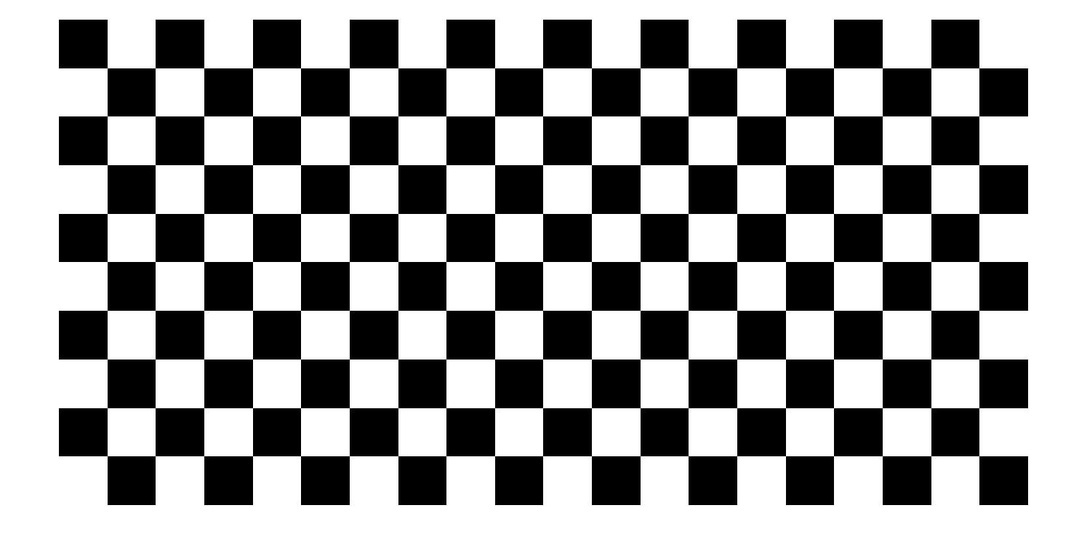
%> input picture week 5/checkerboard.jpg, 1087 x 548 px, shrunk from 1495 x 753 before the run
$ octave 'Tutorial 5 my Solution.m'   (GNU Octave 9; MATLAB toolbox functions it lacks are replaced by stand-ins)
%> lines starting %> are read from the running program, lines starting %| are printed output that depends on the picture
% question 1
%q1.1 detect harris corner
I =imread('checkerboard.jpg');
%> I is the input picture: size 548x1087x3 uint8; min 0, max 255, mean 154.3
I = rgb2gray(I);
%> I: size 548x1087 uint8
cornerPoints = detectHarrisFeatures(I)
%> cornerPoints = 229 points; strongest (x, y): (302, 263), (253, 263), (786, 263), (834, 263), (786, 215)
imshow(I);
hold on
plot(cornerPoints)

%% q1.2 Detect corner from harris corner example
I =imread('harris_corners_example.jpg');
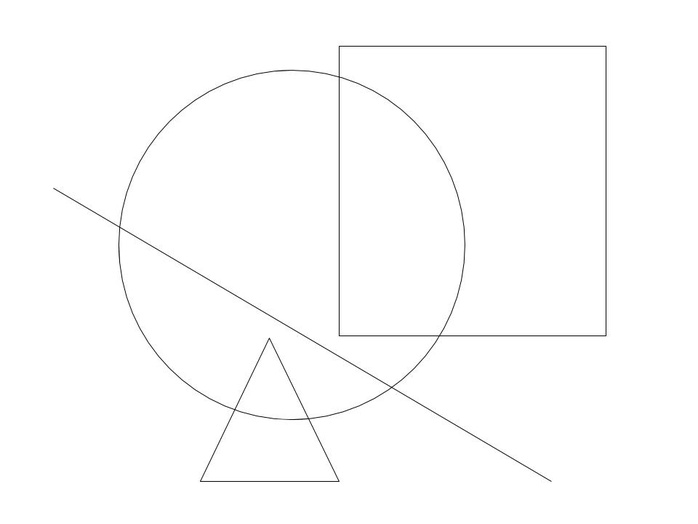
%> input picture week 5/harris_corners_example.jpg, 698 x 524 px, shrunk from 960 x 720 before the run
%> I is the input picture: size 524x698x3 uint8; min 18, max 255, mean 253
I = rgb2gray(I);
%> I: size 524x698 uint8
cornerPoints = detectHarrisFeatures(I,'MinQuality', 0.2) % this is kinda to set the intensity of edges detection
%> cornerPoints = 11 points; strongest (x, y): (392, 388), (235, 410), (270, 340), (338, 481), (202, 481)
imshow(I);
hold on
plot(cornerPoints)
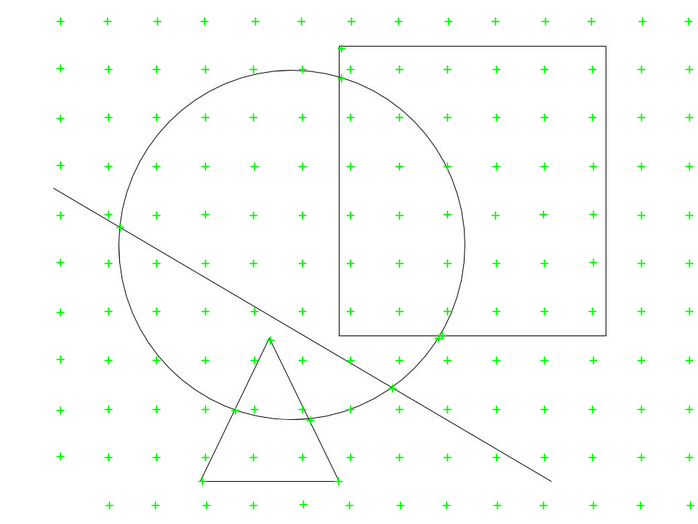
%> figure redrawn from the program's plot data
%% Surf Feature Extration and Matching
clc
clear all
clf
l1gs =imread('roofs1.jpg');
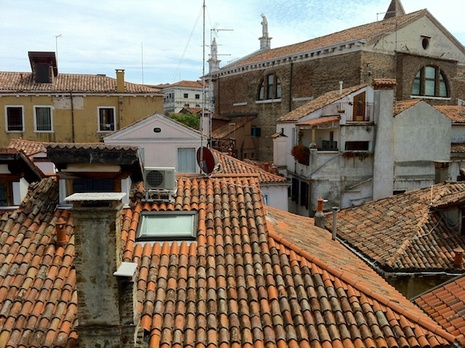
%> input picture week 5/roofs1.jpg, 465 x 348 px, shrunk from 640 x 478 before the run
%> l1gs is the input picture: size 348x465x3 uint8; mean R, G, B 127.4, 113.1, 97.7
l1gs = rgb2gray(l1gs);
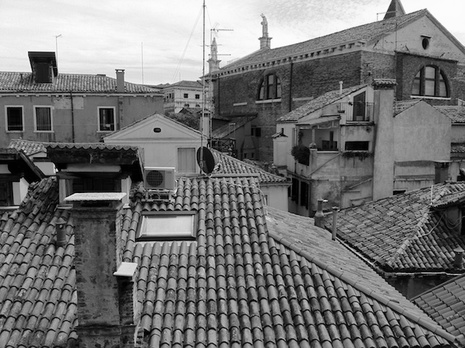
%> l1gs: size 348x465 uint8; min 0, max 255, mean 115.6
l2gs =imread('roofs2.jpg');
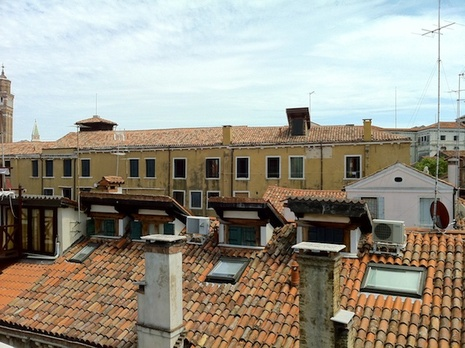
%> input picture week 5/roofs2.jpg, 465 x 348 px, shrunk from 640 x 478 before the run
%> l2gs is the input picture: size 348x465x3 uint8; mean R, G, B 153.6, 149.6, 137.4
l2gs = rgb2gray(l2gs);
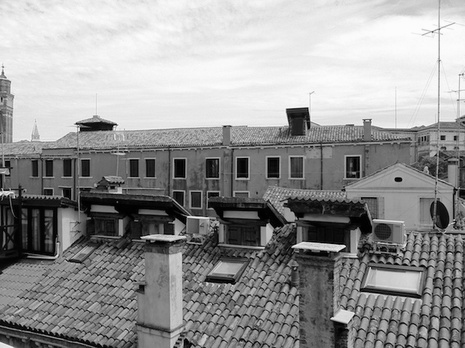
%> l2gs: size 348x465 uint8; min 0, max 254, mean 149.4
%> (the run ends here)
